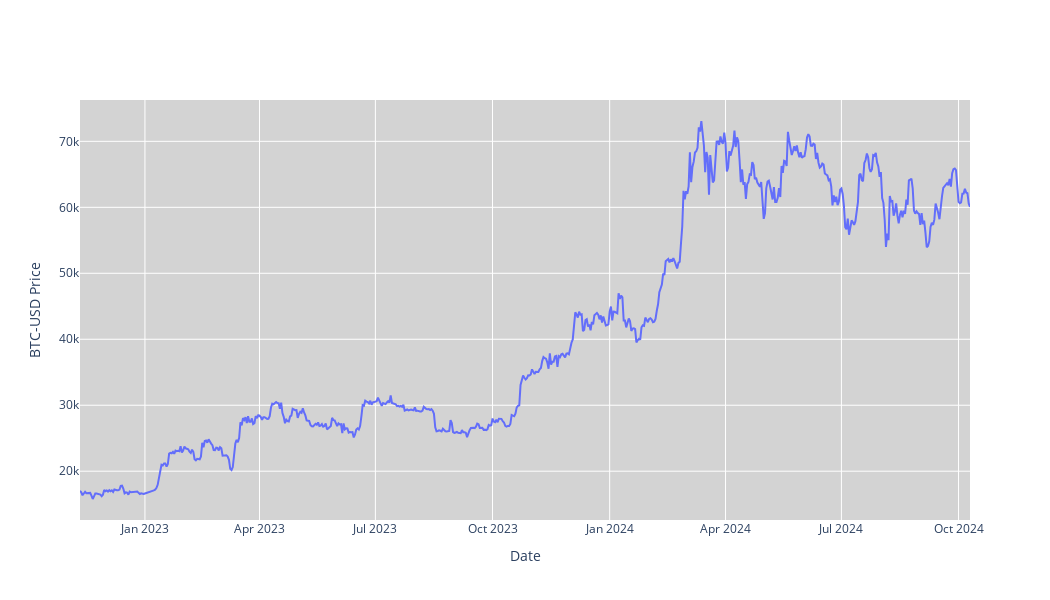

The cell this chart's notebook holds for it:
### Code cell
#Price chart
fig = go.Figure(data=[go.Scatter(x=stock_data.index, y=stock_data['Adj Close'], mode='lines', name='Adj Close')])
fig.update_layout(
    xaxis_rangeslider_visible=False,
    yaxis_title=f'{ticker} Price',
    xaxis_title='Date',
    plot_bgcolor='lightgrey',
    width=1050,
    height=600
)
fig.show()
fig.write_image('./images/Price.png')

### Figure 1 — Plotly figure (JSON) as saved in the notebook; plotly's stock layout.template omitted (floating-point values rounded to 4 significant figures; data arrays with more than 128 entries replaced by an {"elided": "..."} marker saying what was removed)
{"data": [{"mode": "lines", "name": "Adj Close", "type": "scatter", "x": {"elided": "700 str values"}, "y": {"elided": "700 float values"}}], "layout": {"height": 600, "plot_bgcolor": "lightgrey", "width": 1050, "xaxis": {"rangeslider": {"visible": false}, "title": {"text": "Date"}}, "yaxis": {"title": {"text": "BTC-USD Price"}}}}
